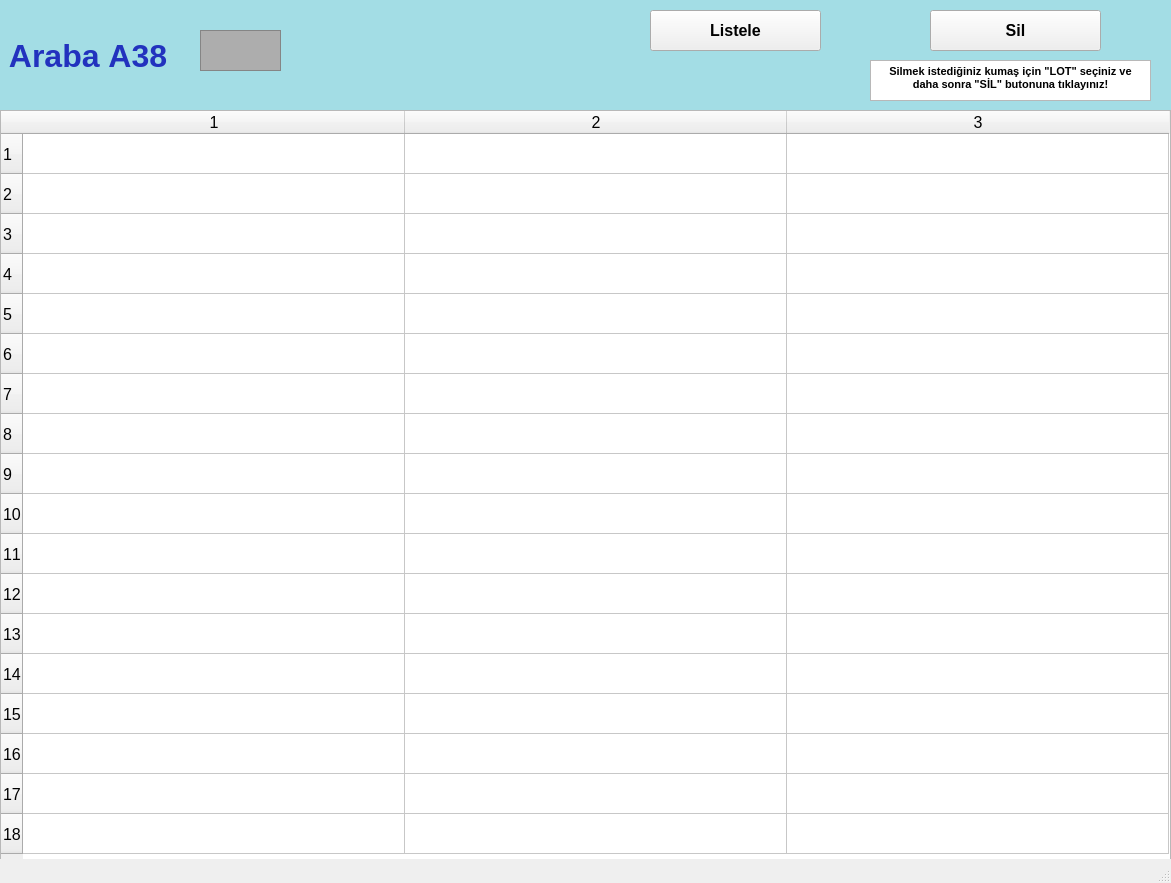
<?xml version="1.0" encoding="UTF-8"?>
<ui version="4.0">
 <class>arabalarA38_ekran</class>
 <widget class="QMainWindow" name="arabalarA38_ekran">
  <property name="geometry">
   <rect>
    <x>0</x>
    <y>0</y>
    <width>1171</width>
    <height>883</height>
   </rect>
  </property>
  <property name="font">
   <font>
    <pointsize>12</pointsize>
    <weight>50</weight>
    <bold>false</bold>
    <kerning>false</kerning>
   </font>
  </property>
  <property name="windowTitle">
   <string/>
  </property>
  <widget class="QWidget" name="centralwidget">
   <widget class="QLabel" name="arabaA1yazi_lbl">
    <property name="geometry">
     <rect>
      <x>0</x>
      <y>0</y>
      <width>1171</width>
      <height>111</height>
     </rect>
    </property>
    <property name="font">
     <font>
      <pointsize>24</pointsize>
      <weight>75</weight>
      <bold>true</bold>
     </font>
    </property>
    <property name="styleSheet">
     <string notr="true">background-color: rgb(163, 221, 229);
color: rgb(34, 50, 190);</string>
    </property>
    <property name="text">
     <string> Araba A38</string>
    </property>
   </widget>
   <widget class="QFrame" name="arabaA1_img">
    <property name="geometry">
     <rect>
      <x>200</x>
      <y>30</y>
      <width>81</width>
      <height>41</height>
     </rect>
    </property>
    <property name="styleSheet">
     <string notr="true">background-color: rgb(173, 173, 173);</string>
    </property>
    <property name="frameShape">
     <enum>QFrame::StyledPanel</enum>
    </property>
    <property name="frameShadow">
     <enum>QFrame::Raised</enum>
    </property>
   </widget>
   <widget class="QPushButton" name="listele38_btn">
    <property name="geometry">
     <rect>
      <x>650</x>
      <y>10</y>
      <width>171</width>
      <height>41</height>
     </rect>
    </property>
    <property name="font">
     <font>
      <pointsize>12</pointsize>
      <weight>75</weight>
      <bold>true</bold>
     </font>
    </property>
    <property name="text">
     <string>Listele</string>
    </property>
   </widget>
   <widget class="QTableWidget" name="A38_tw">
    <property name="geometry">
     <rect>
      <x>0</x>
      <y>110</y>
      <width>1171</width>
      <height>751</height>
     </rect>
    </property>
    <property name="baseSize">
     <size>
      <width>0</width>
      <height>0</height>
     </size>
    </property>
    <property name="rowCount">
     <number>18</number>
    </property>
    <property name="columnCount">
     <number>3</number>
    </property>
    <attribute name="horizontalHeaderVisible">
     <bool>true</bool>
    </attribute>
    <attribute name="horizontalHeaderCascadingSectionResizes">
     <bool>false</bool>
    </attribute>
    <attribute name="horizontalHeaderDefaultSectionSize">
     <number>382</number>
    </attribute>
    <attribute name="horizontalHeaderMinimumSectionSize">
     <number>38</number>
    </attribute>
    <attribute name="verticalHeaderDefaultSectionSize">
     <number>40</number>
    </attribute>
    <attribute name="verticalHeaderMinimumSectionSize">
     <number>23</number>
    </attribute>
    <row/>
    <row/>
    <row/>
    <row/>
    <row/>
    <row/>
    <row/>
    <row/>
    <row/>
    <row/>
    <row/>
    <row/>
    <row/>
    <row/>
    <row/>
    <row/>
    <row/>
    <row/>
    <column/>
    <column/>
    <column/>
   </widget>
   <widget class="QPushButton" name="sil38_btn">
    <property name="geometry">
     <rect>
      <x>930</x>
      <y>10</y>
      <width>171</width>
      <height>41</height>
     </rect>
    </property>
    <property name="font">
     <font>
      <pointsize>12</pointsize>
      <weight>75</weight>
      <bold>true</bold>
     </font>
    </property>
    <property name="text">
     <string>Sil</string>
    </property>
   </widget>
   <widget class="QTextBrowser" name="textBrowser">
    <property name="geometry">
     <rect>
      <x>870</x>
      <y>60</y>
      <width>281</width>
      <height>41</height>
     </rect>
    </property>
    <property name="html">
     <string>&lt;!DOCTYPE HTML PUBLIC &quot;-//W3C//DTD HTML 4.0//EN&quot; &quot;http://www.w3.org/TR/REC-html40/strict.dtd&quot;&gt;
&lt;html&gt;&lt;head&gt;&lt;meta name=&quot;qrichtext&quot; content=&quot;1&quot; /&gt;&lt;style type=&quot;text/css&quot;&gt;
p, li { white-space: pre-wrap; }
&lt;/style&gt;&lt;/head&gt;&lt;body style=&quot; font-family:'MS Shell Dlg 2'; font-size:12pt; font-weight:400; font-style:normal;&quot;&gt;
&lt;p align=&quot;center&quot; style=&quot; margin-top:0px; margin-bottom:0px; margin-left:0px; margin-right:0px; -qt-block-indent:0; text-indent:0px;&quot;&gt;&lt;span style=&quot; font-size:8pt; font-weight:600;&quot;&gt;Silmek istediğiniz kumaş için &amp;quot;LOT&amp;quot; seçiniz ve daha sonra &amp;quot;SİL&amp;quot; butonuna tıklayınız!&lt;/span&gt;&lt;/p&gt;&lt;/body&gt;&lt;/html&gt;</string>
    </property>
   </widget>
  </widget>
  <widget class="QStatusBar" name="statusbar"/>
 </widget>
 <resources/>
 <connections/>
</ui>
